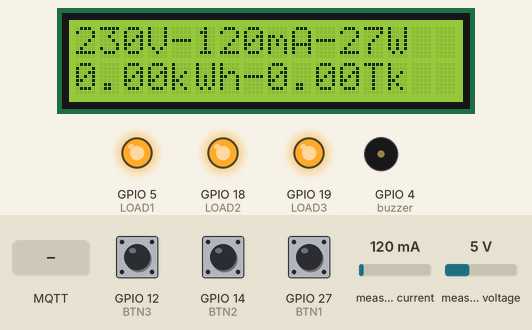
This sketch was run on a simulated ESP32. On the bench: 16×2 character LCD, output pins drawn as LEDs (lit = HIGH), buzzer (waves = sounding, pin HIGH). The inputs (shaded band) are chosen by the test bench; at power-on: GPIO 12 (BTN3) HIGH, GPIO 14 (BTN2) HIGH, measured current 120 mA, GPIO 27 (BTN1) HIGH, measured voltage 5 V. WiFi joins after 1.5 s; servers stay silent unless stated; no MQTT or app messages arrive unless stated; what the sketch prints to the serial monitor is not drawn.

Above: at 5.3 s.
5.4 s: MQTT message "1" arrives on the first subscribed topic
At 6.9 s:
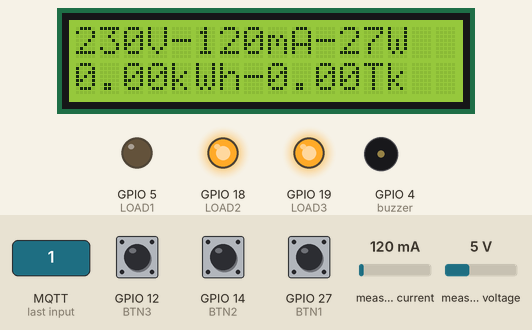
7.2 s: GPIO 12 (BTN3) pulled LOW for 0.15 s
At 7.7 s:
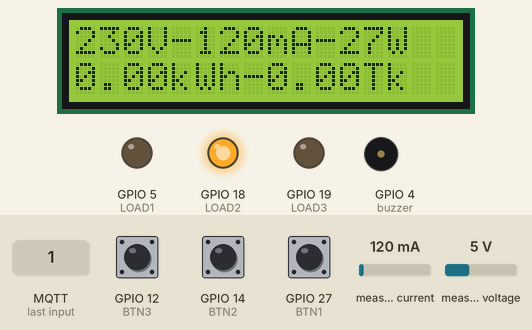
8.8 s: GPIO 14 (BTN2) pulled LOW for 0.15 s
At 9.8 s:
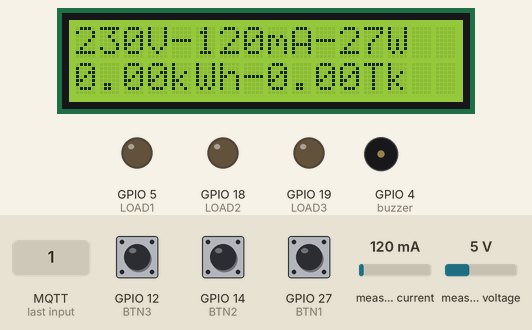
17.4 s: MQTT message "2" arrives on the first subscribed topic
At 18.9 s:
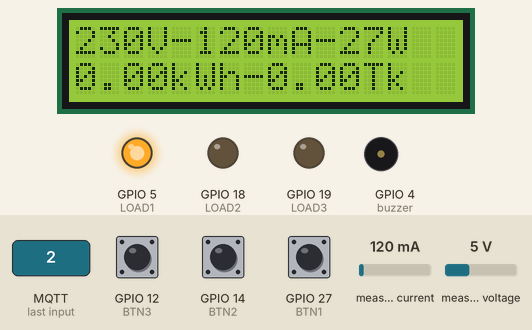
21.8 s: measured current set to 1500 mA
At 24.8 s:
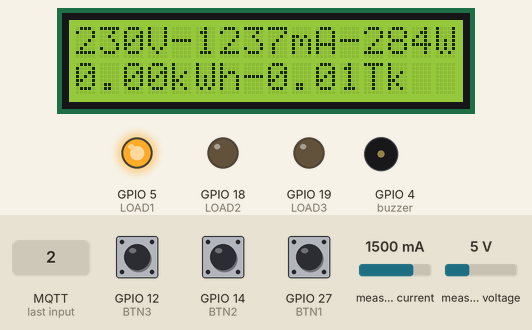
28.1 s: GPIO 12 (BTN3) pulled LOW for 1 s
At 29.1 s:
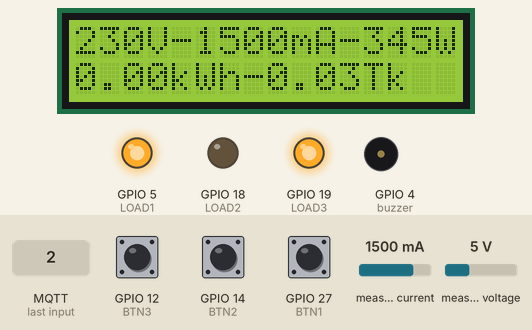
Timing chart, 0 to 31.1 s (numbered marks = the images above; inputs shaded):
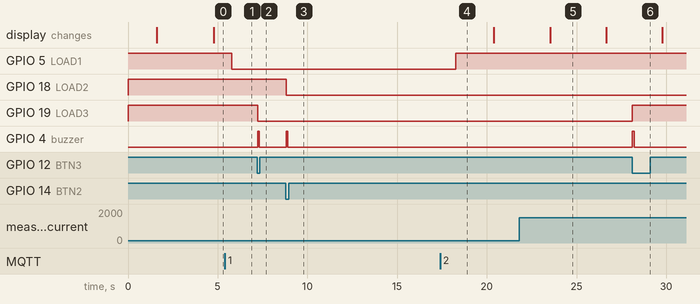

Measured:
- after the input at 5.4 s, GPIO 5 (LOAD1): HIGH → LOW after 0.37 s
- after the input at 7.2 s, GPIO 19 (LOAD3): HIGH → LOW at once; GPIO 4 (buzzer): LOW → HIGH at once, → LOW 0.10 s later
- after the input at 8.8 s, GPIO 18 (LOAD2): HIGH → LOW at once; GPIO 4 (buzzer): LOW → HIGH at once, → LOW 0.11 s later
- after the input at 17.4 s, GPIO 5 (LOAD1): LOW → HIGH after 0.87 s
- after the input at 21.8 s, the display: changes after 1.7 s (image 5)
- after the input at 28.1 s, GPIO 19 (LOAD3): LOW → HIGH at once; GPIO 4 (buzzer): LOW → HIGH at once, → LOW 0.10 s later
- what the display in image 5 shows lasts 3.2 s, from 23.5 s to 26.7 s

The sketch:

esp32_energy_meter.ino
```cpp
#include <WiFi.h>
#include <PubSubClient.h>
#include <Wire.h>
#include <LiquidCrystal_I2C.h>
#include "ACS712.h"
#include <ZMPT101B.h>

/* ===== BUTTON PINS ===== */
#define BTN1 27
#define BTN2 14
#define BTN3 12

bool state1 = false;
bool state2 = false;
bool state3 = false;

int lastBtn1 = HIGH;
int lastBtn2 = HIGH;
int lastBtn3 = HIGH;

/* ===== WiFi ===== */
const char *ssid = "your wifi name";
const char *password = "your wifi password";

/* ===== MQTT ===== */
const char *mqtt_server = "broker.emqx.io";
const char *subscribeTopic = "home_auto_3_load_sub";
const char *publishTopic = "home_auto_3_load_pub";

WiFiClient espClient;
PubSubClient client(espClient);

/* ===== LCD ===== */
LiquidCrystal_I2C lcd(0x27, 16, 2);

/* ===== Sensors ===== */
ACS712 ACS(34, 3.6, 4095, 150);
ZMPT101B voltageSensor(35, 50.0);

/* ===== Variables ===== */
float kwh = 0;
int v, c;
float w = 0;

/* ===== Load Pins ===== */
#define LOAD1 5
#define LOAD2 18
#define LOAD3 19
#define buzzer 4

unsigned long previousMillis = 0;
const long interval = 10000;

/* ===== Task Handle ===== */
TaskHandle_t buttonTaskHandle;

/* ===== MQTT Callback ===== */
void callback(char *topic, byte *payload, unsigned int length) {
  String msg = "";
  for (int i = 0; i < length; i++) msg += (char)payload[i];

  Serial.print("MQTT Command: ");
  Serial.println(msg);

  if (msg == "1") digitalWrite(LOAD1, LOW);
  else if (msg == "2") digitalWrite(LOAD1, HIGH);
  else if (msg == "3") digitalWrite(LOAD2, LOW);
  else if (msg == "4") digitalWrite(LOAD2, HIGH);
  else if (msg == "5") digitalWrite(LOAD3, LOW);
  else if (msg == "6") digitalWrite(LOAD3, HIGH);
}

/* ===== MQTT Reconnect ===== */
void reconnect() {
  while (!client.connected()) {
    Serial.print("Connecting MQTT...");
    if (client.connect("ESP32_Client_Final")) {
      Serial.println("Connected");
      client.subscribe(subscribeTopic);
    } else {
      Serial.print("Failed, rc=");
      Serial.println(client.state());
      delay(2000);
    }
  }
}

/* ===== BUTTON TASK ===== */
void buttonTask(void *pvParameters) {
  while (1) {

    int btn1 = digitalRead(BTN1);
    if (btn1 != lastBtn1 && btn1 == LOW) {
      state1 = !state1;
      digitalWrite(LOAD1, state1 ? LOW : HIGH);
      digitalWrite(buzzer, HIGH);
      vTaskDelay(100 / portTICK_PERIOD_MS);
      digitalWrite(buzzer, LOW);
    }
    lastBtn1 = btn1;

    int btn2 = digitalRead(BTN2);
    if (btn2 != lastBtn2 && btn2 == LOW) {
      state2 = !state2;
      digitalWrite(LOAD2, state2 ? LOW : HIGH);
      digitalWrite(buzzer, HIGH);
      vTaskDelay(100 / portTICK_PERIOD_MS);
      digitalWrite(buzzer, LOW);
    }
    lastBtn2 = btn2;

    int btn3 = digitalRead(BTN3);
    if (btn3 != lastBtn3 && btn3 == LOW) {
      state3 = !state3;
      digitalWrite(LOAD3, state3 ? LOW : HIGH);
      digitalWrite(buzzer, HIGH);
      vTaskDelay(100 / portTICK_PERIOD_MS);
      digitalWrite(buzzer, LOW);
    }
    lastBtn3 = btn3;

    vTaskDelay(10 / portTICK_PERIOD_MS);
  }
}

void setup() {
  Serial.begin(115200);

  pinMode(LOAD1, OUTPUT);
  pinMode(LOAD2, OUTPUT);
  pinMode(LOAD3, OUTPUT);
  pinMode(buzzer, OUTPUT);

  digitalWrite(LOAD1, HIGH);
  digitalWrite(LOAD2, HIGH);
  digitalWrite(LOAD3, HIGH);

  pinMode(BTN1, INPUT_PULLUP);
  pinMode(BTN2, INPUT_PULLUP);
  pinMode(BTN3, INPUT_PULLUP);

  /* ===== LCD ===== */
  lcd.init();
  lcd.backlight();
  lcd.setCursor(0, 0);
  lcd.print("Energy Meter");

  /* ===== WiFi ===== */
  WiFi.begin(ssid, password);
  Serial.print("Connecting WiFi");

  int tryCount = 0;
  while (WiFi.status() != WL_CONNECTED && tryCount < 20) {
    delay(500);
    Serial.print(".");
    tryCount++;
  }

  if (WiFi.status() == WL_CONNECTED) {
    Serial.println("\nWiFi Connected");
    Serial.println(WiFi.localIP());

    lcd.clear();
    lcd.print("WiFi Connected");
    delay(1000);
  } else {
    Serial.println("\nWiFi Failed");
    lcd.clear();
    lcd.print("WiFi Failed");
    delay(1500);
  }

  /* ===== MQTT ===== */
  client.setServer(mqtt_server, 1883);
  client.setCallback(callback);

  /* ===== Sensors ===== */
  ACS.autoMidPoint();
  voltageSensor.setSensitivity(500.0f);

  xTaskCreatePinnedToCore(buttonTask, "ButtonTask", 2048, NULL, 1, &buttonTaskHandle, 1);
}

void loop() {

  if (WiFi.status() == WL_CONNECTED) {
    if (!client.connected()) reconnect();
    client.loop();
  }

  /* ===== CURRENT ===== */
  float avg = 0;
  for (int i = 0; i < 100; i++) avg += ACS.mA_AC();
  float mA = avg / 100.0;
  c = (mA > 20) ? mA : 0;

  /* ===== VOLTAGE ===== */
  float voltage = voltageSensor.getRmsVoltage();
  v = (voltage > 10) ? voltage : 0;

  /* ===== POWER ===== */
  if (c > 0) {
    w = voltage * (c / 1000.0);
    kwh += w / 216000;
  } else {
    w = 0;
  }

  float bill = kwh * 7;

  /* ===== LCD (NO FLICKER) ===== */
  lcd.setCursor(0, 0);
  lcd.print(v);
  lcd.print("V-");
  lcd.print(c);
  lcd.print("mA-");
  lcd.print((int)w);
  lcd.print("W   ");

  lcd.setCursor(0, 1);
  lcd.print(kwh, 2);
  lcd.print("kWh-");
  lcd.print(bill, 2);
  lcd.print("Tk   ");

  delay(1000);

  /* ===== MQTT EVERY 10 SEC ===== */
  unsigned long currentMillis = millis();
  if (currentMillis - previousMillis >= interval) {

    previousMillis = currentMillis;

    String payload = String(v) + "," + String(c) + "," + String(w,1) + "," + String(kwh,3) + "," + String(bill,2);

    if (client.connected()) {
      client.publish(publishTopic, payload.c_str());
      Serial.println("Published: " + payload);
    }
  }
}
```
